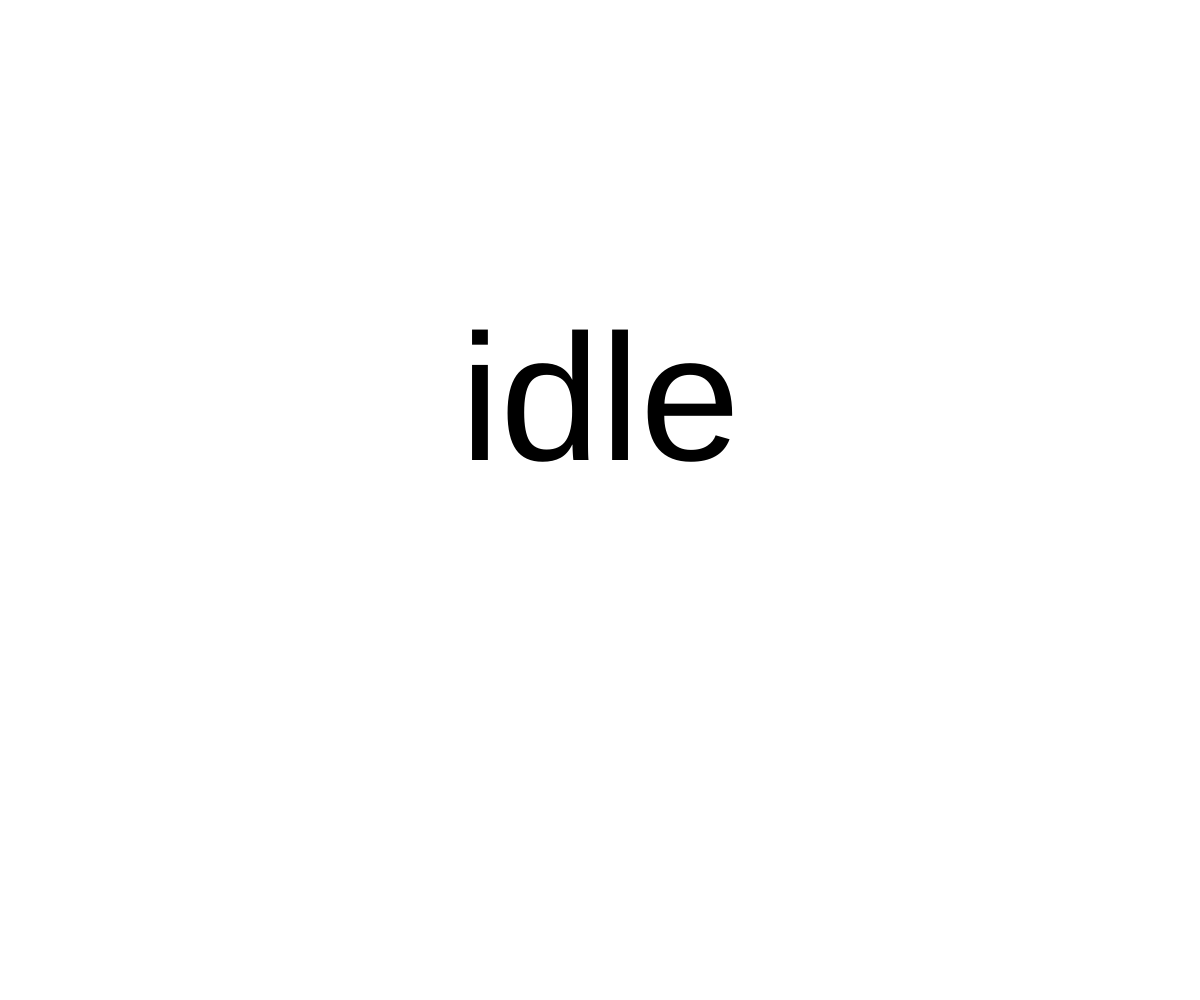
Frame 1 (no input)
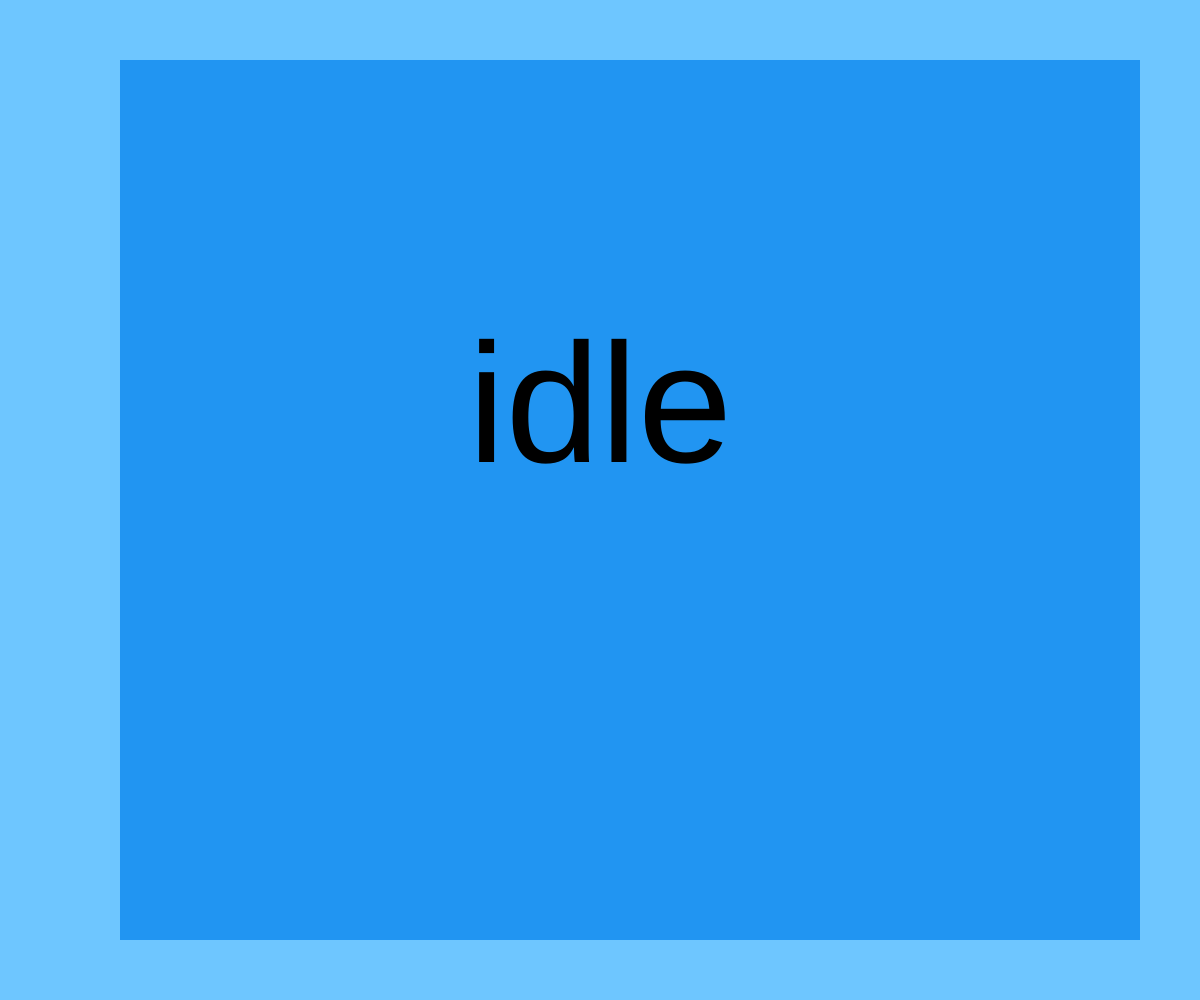
Frame 60 (no input)
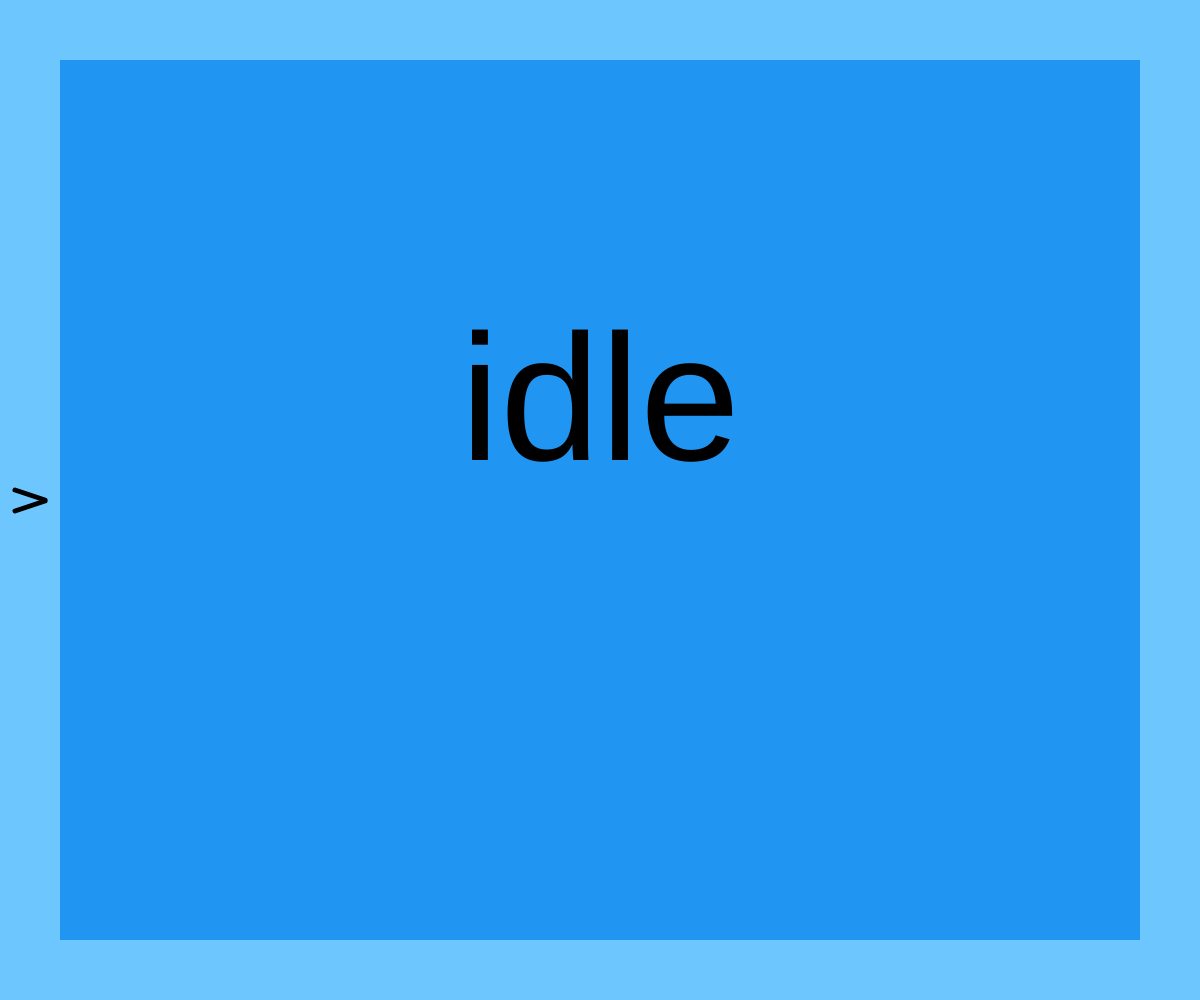
Frame 120 (the mouse pressed at the canvas centre since frame 60)

The p5.js sketch that drew these frames (run headless with seeded random() and noise() and a simulated clock; from frame 60 on, the mouse is pressed at the canvas centre):

// p5.js sketch
// ── sketch.js
var state
var times
var settings
var margin
var bg
var bodies = []
var setup = function() {
    createCanvas(innerWidth,innerHeight)
    noStroke()
    angleMode(RADIANS)
    times = {
        recent:null,
        history:[]
    }
    state = {
        global:"idle",
        timer:"idle",
        timerStart:0
    }
    settings = {
        colors:{
            main        :color(33 ,149,242,255),
            light       :color(110,198,255,255),
            text        :color(0  ,0  ,0  ,255),
            textRed     :color(255,40 ,40 ,255),
            textOrange  :color(255,109,0  ,255),
            textGreen   :color(40 ,255,40 ,255)
        },
        margin:width/20,
        idlemessage:"idle",
        readymessage:"ready",
        eightmessage:"8 Seconds!",
        twelvemessage:"12 Seconds!"
    }
    margin = {
        left:   new Body('rect',0,0,settings.margin,height,settings.colors.light),
        right:  new Body('rect',width-settings.margin,0,settings.margin,height,settings.colors.light),
        top:    new Body('rect',0,0,width,settings.margin,settings.colors.light),
        bottom: new Body('rect',0,height-settings.margin,width,settings.margin,settings.colors.light),
        fadeAllIn:function(s) {
            this.left.fadeIn(s)
            this.right.fadeIn(s)
            this.top.fadeIn(s)
            this.bottom.fadeIn(s)
        },
        renderAll:function() {
            this.left.render()
            this.right.render()
            this.top.render()
            this.bottom.render()
        },
        shrinkOut:function() {
            margin.left.translate(0-settings.margin,0,15)
            margin.right.translate(width,0,15)
            margin.top.translate(0,0-settings.margin,15)
            margin.bottom.translate(0,height,15)
        },
        shrinkIn:function() {
            margin.left.translate(0,0,15)
            margin.right.translate(width-settings.margin,0,15)
            margin.top.translate(0,0,15)
            margin.bottom.translate(0,height-settings.margin,15)
        }
    }
    leftArrow = {
        leftArrowA: new Body('line',settings.margin/4,height/2-10,settings.margin-settings.margin/4,height/2,color(0,0,0),5),
        leftArrowB: new Body('line',settings.margin/4,height/2+11,settings.margin-settings.margin/4,height/2+1,color(0,0,0),5),
        renderAll:function() {
            this.leftArrowA.render()
            this.leftArrowB.render()
        },
        fadeAllIn:function(s) {
            this.leftArrowA.fadeIn(s)
            this.leftArrowB.fadeIn(s)
        },
        fadeAllOut:function(s) {
            this.leftArrowA.fadeOut(s)
            this.leftArrowB.fadeOut(s)
        }
    }
    margin.left.state = "normal"
    bg = new Body('rect',0,0,width,height,settings.colors.main)
    margin.fadeAllIn(50)
    bg.fadeIn(50)
    leftArrow.fadeAllIn(100)
}

var windowResized = function() {
    resizeCanvas(innerWidth,innerHeight)
    settings.margin = width/20
} 

var draw = function() {
    background(255)
    bg.render()
    margin.renderAll()
    leftArrow.renderAll()
    mouseCheck()
    switch(state.global) {
        case "idle":
        fill(settings.colors.text)
            textAlign(CENTER, BOTTOM)
            textSize((width-margin.left.w-margin.right.w)/settings.idlemessage.length/1.5)
            text(settings.idlemessage,width/2,height/2)
            if (times.recent != null) {
                textAlign(CENTER, TOP)
                textSize(((width-margin.left.w-margin.right.w)/times.recent.toString().length)/2)
                text(times.recent,width/2,height/2)
            }
            break;
        case "timing":
            switch(state.timer) {
                case "inspectionStartDown":
                    if (millis() - times.inspectionStart <= 125) {
                        fill(settings.colors.textRed)
                    } else if (millis() - times.inspectionStart < 249) {
                        fill(settings.colors.textOrange)
                    } else {
                        fill(settings.colors.textGreen)
                    }
                    textAlign(CENTER, BOTTOM)
                    textSize((width-margin.left.w-margin.right.w)/settings.readymessage.length/1.5)
                    text(settings.readymessage,width/2,height/2)
                    break;
                case "inspecting":
                    textAlign(CENTER,BOTTOM)
                    fill(settings.colors.text)
                    textSize((width-margin.left.w-margin.right.w)/8)
                    if (floor((millis()-times.inspectionStart)/10000) != 0) {
                        text(floor((millis()-times.inspectionStart)/10000),width/2 + (((width - settings.margin/2)/8/2) * -2),height/2)
                    }
                    text(floor((millis()-times.inspectionStart)/1000)%10,width/2 + (((width - settings.margin/2)/8/2) * -1),height/2)
                    text(".",width/2 + (((width - settings.margin/2)/2/4/2) * 0),height/2)
                    text(floor((millis()-times.inspectionStart)/100)%10,width/2 + (((width - settings.margin/2)/8/2) * 1),height/2)
                    text(floor((millis()-times.inspectionStart)/10)%10,width/2 + (((width - settings.margin/2)/8/2) * 2),height/2)
                    if (millis()-times.inspectionStart >= 8000 && millis()-times.inspectionStart <= 12000) {
                        textAlign(CENTER, TOP)
                        textSize(((width-margin.left.w-margin.right.w)/settings.eightmessage.length)/2)
                        text(settings.eightmessage,width/2,height/2)
                    } else if (millis()-times.inspectionStart > 12000 && millis()-times.inspectionStart <= 15000) {
                        textAlign(CENTER, TOP)
                        textSize(((width-margin.left.w-margin.right.w)/settings.twelvemessage.length)/2)
                        text(settings.twelvemessage,width/2,height/2)
                    } else if (millis()-times.inspectionStart >= 15000) {
                        state.global = "idle"
                        state.timer = "idle"
                        times.recent = "DNS"
                        margin.shrinkIn()
                    }
                    break;
                case "timerStart":
                    textAlign(CENTER,BOTTOM)
                    if (times.timerStart == 0) {
                        fill(settings.colors.text)
                    } else if (millis()-times.timerStart >= 0 && millis()-times.timerStart <= 300) {
                        fill(settings.colors.textRed)
                    } else if (millis()-times.timerStart > 300 && millis()-times.timerStart < 550) {
                        fill(settings.colors.textOrange)
                    } else if (millis()-times.timerStart >= 550) {
                        fill(settings.colors.textGreen)
                    }
                    textSize((width-margin.left.w-margin.right.w)/8)
                    if (floor((millis()-times.inspectionStart)/10000) != 0) {
                        text(floor((millis()-times.inspectionStart)/10000),width/2 + (((width - settings.margin/2)/8/2) * -2),height/2)
                    }
                    text(floor((millis()-times.inspectionStart)/1000)%10,width/2 + (((width - settings.margin/2)/8/2) * -1),height/2)
                    text(".",width/2 + (((width - settings.margin/2)/2/4/2) * 0),height/2)
                    text(floor((millis()-times.inspectionStart)/100)%10,width/2 + (((width - settings.margin/2)/8/2) * 1),height/2)
                    text(floor((millis()-times.inspectionStart)/10)%10,width/2 + (((width - settings.margin/2)/8/2) * 2),height/2)
                    if (millis()-times.inspectionStart >= 8000 && millis()-times.inspectionStart <= 12000) {
                        textAlign(CENTER, TOP)
                        textSize(((width-margin.left.w-margin.right.w)/settings.eightmessage.length)/2)
                        text(settings.eightmessage,width/2,height/2)
                    } else if (millis()-times.inspectionStart > 12000 && millis()-times.inspectionStart <= 15000) {
                        textAlign(CENTER, TOP)
                        textSize(((width-margin.left.w-margin.right.w)/settings.twelvemessage.length)/2)
                        text(settings.twelvemessage,width/2,height/2)
                    } else if (millis()-times.inspectionStart >= 15000) {
                        state.global = "idle"
                        state.timer = "idle"
                        times.recent = "DNS"
                    }
                    break;
                case "timing":
                    textAlign(CENTER, BOTTOM)
                    fill(settings.colors.text)
                    textSize((width-margin.left.w-margin.right.w)/8)
                    if (floor((millis()-times.timerStart)/10000) != 0) {
                        text(floor((millis()-times.timerStart)/10000),width/2 + (((width - settings.margin/2)/8/2) * -2),height/2)
                    }
                    text(floor((millis()-times.timerStart)/1000)%10,width/2 + (((width - settings.margin/2)/8/2) * -1),height/2)
                    text(".",width/2 + (((width - settings.margin/2)/2/4/2) * 0),height/2)
                    text(floor((millis()-times.timerStart)/100)%10,width/2 + (((width - settings.margin/2)/8/2) * 1),height/2)
                    text(floor((millis()-times.timerStart)/10)%10,width/2 + (((width - settings.margin/2)/8/2) * 2),height/2)
                    break;
            }
            break;
    }
}

var keyPressed = function() {
    if (keyCode==32) {
        switch(state.timer) {
            case "idle":
                times.inspectionStart = millis()
                state.timer = "inspectionStartDown"
                state.global = "timing"
                leftArrow.fadeAllOut(15)
                margin.left.resize(settings.margin,height,15)
                margin.shrinkOut()
                break;
            case "inspecting":
                times.timerStart = millis()
                state.timer = "timerStart"
                break;
            case "timing":
                times.recent = floor(millis() - times.timerStart)/1000
                times.history.push(times.recent)
                state.global = "idle"
                state.timer = "buffer"
                margin.shrinkIn()
                break;
        }
    }
}

var keyReleased = function() {
    if (keyCode==32) {
        switch(state.timer) {
            case "inspectionStartDown":
                if(millis() - times.inspectionStart >= 250) {
                    state.timer = "inspecting"
                    times.inspectionStart = millis()
                } else {
                    state.timer = "idle"
                    state.global = "idle"
                    times.inspectionStart = 0
                    margin.shrinkIn()
                }
                break;
            case "timerStart":
                if(millis() - times.timerStart >= 550) {
                    state.timer = "timing"
                    times.timerStart = millis()
                } else {
                    state.timer = "inspecting"
                    state.timerStart = 0
                }
                break;
            case "buffer":
                state.timer = "idle"    
                break;
        }
    }
}

var mousePressed = function() {
    switch(state.global) {
        case "timing":
            break;
        case "idle":
            break;
    }
}

var Body = function(method,x,y,w,h,col,r) {
    this.method = method
    this.x = x
    this.y = y
    this.w = w
    this.h = h
    this.col = col
    this.opacity = 0
    this.toRemove = false
    this.r = 0
    this.r = r

    this.translateFrames = 0
    this.resizeFrames = 0
}

Body.prototype.render = function() {
    switch (this.method) {
        case 'rect':
            push()
            translate(this.x,this.y)
            rotate(this.r)
            fill(this.col.levels[0],this.col.levels[1],this.col.levels[2],this.opacity)
            rect(0,0,this.w,this.h)
            pop()
            break;
        
        case 'ellipse':
            fill(this.col.levels[0],this.col.levels[1],this.col.levels[2],this.opacity)
            ellipse(this.x,this.y,this.w,this.h)
            break;
        case "line":
            stroke(this.col.levels[0],this.col.levels[1],this.col.levels[2],this.opacity)
            strokeWeight(this.r)
            line(this.x,this.y,this.w,this.h)
            noStroke()
            break;
        default:
            console.warn("Body with invalid method found")
            break;
    }
}

Body.prototype.fadeIn = function(speed) {
    this.fadeTo(255,speed)
}

Body.prototype.fadeOut = function(speed) {
    this.fadeTo(0,speed)
}

Body.prototype.fadeTo = function(t,s) {
    clearInterval(this.fadeInterval)
    console.log("Reset fadeTo interval",this.fadeInterval)
    var fadeInt = (t - this.opacity) / s
    this.fadeFrames = 0
    this.fadeInterval = setInterval(_fadeTo, 1000/60, this, t, fadeInt, s)
    console.log("Created fadeTo interval",this.fadeInterval)
}

_fadeTo = function(obj,t,fI,frEx) {
    obj.opacity += fI
    if (obj.fadeFrames == frEx) {
        obj.opacity = t
        clearInterval(obj.fadeInterval)
        console.log("Cleared fadeTo interval",this.fadeInterval)
        obj.fadeFrames = 0
    }
    obj.fadeFrames++
}


Body.prototype.translate = function(x,y,speed) {
    clearInterval(this.translateInterval)
    console.log("Reset Interval",this.translateInterval)
    this.translateFrames = 0
    var xSpeed = (x - this.x) / speed
    var ySpeed = (y - this.y) / speed
    this.translateInterval = setInterval(_translate,1000/60,this,x,y,xSpeed,ySpeed,speed)
    console.log("Set Interval",this.translateInterval)
}

_translate = function(obj,bx,by,xs,ys,framesTo) {
    obj.x += xs;
    obj.y += ys;
    obj.translateFrames++
    if (obj.translateFrames == framesTo) {
        obj.x = bx
        obj.y = by
        clearInterval(obj.translateInterval);
        console.log("Cleared Interval", obj.translateInterval);
        obj.translateFrames = 0
    }
}

Body.prototype.remove = function() {
    this.toRemove = true
}

Body.prototype.resize = function(w,h,speed) {
    clearInterval(this.resizeInterval)
    console.log("Reset Interval",this.translateInterval)
    var wSpeed = (w - this.w) / speed
    var hSpeed = (h - this.h) / speed
    this.resizeInterval = setInterval(_resize,1000/60,this,w,h,wSpeed,hSpeed,speed)
}

_resize = function(obj,w,h,ws,hs,s) {
    obj.w += ws
    obj.h += hs
    obj.resizeFrames++
    if (obj.resizeFrames == s) {
        obj.w = w
        obj.h = h
        clearInterval(obj.resizeInterval)
        console.log("Cleared Interval",obj.resizeInterval)
        obj.resizeFrames = 0
    }
}

var mouseCheck = function() {
    switch(state.global) {
        case "idle":
            switch(state.timer) {
                case "idle":
                    if (margin.left.state != "extended" && mouseX <= margin.left.w) {
                        margin.left.resize(settings.margin*2,height,20)
                        margin.left.state = "extended"
                        leftArrow.fadeAllOut(20)
                    } else if (margin.left.state == "extended" && mouseX >= margin.left.w) {
                        margin.left.resize(settings.margin,height,20)
                        margin.left.state = "normal"
                        leftArrow.fadeAllIn(20)
                    }
                    break;
            }
            break;
    }
}
// ── style.css
body {
  padding: 0;
  margin: 0;
  display: flex;
}
